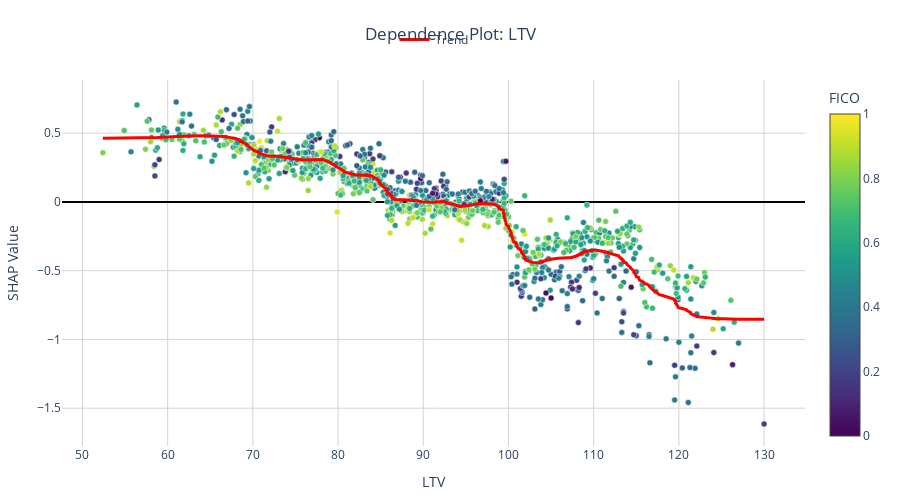

Notebook code for this chart:
### Code cell
# LTV dependence
fig = interp.plot_dependence('LTV')
fig.show()

print("\nInterpretation: How does loan-to-value ratio affect booking?")

### Figure 1 — Plotly figure (JSON) as saved in the notebook; plotly's stock layout.template omitted (floating-point values rounded to 4 significant figures; data arrays with more than 128 entries replaced by an {"elided": "..."} marker saying what was removed)
{"data": [{"hovertemplate": "<b>LTV</b>: %{x:.2f}<br>SHAP: %{y:.4f}<extra></extra>", "marker": {"color": {"elided": "1000 float values"}, "colorbar": {"title": {"text": "FICO"}}, "colorscale": [[0.0, "#440154"], [0.1111, "#482878"], [0.2222, "#3e4989"], [0.3333, "#31688e"], [0.4444, "#26828e"], [0.5556, "#1f9e89"], [0.6667, "#35b779"], [0.7778, "#6ece58"], [0.8889, "#b5de2b"], [1.0, "#fde725"]], "line": {"color": "white", "width": 0.5}, "showscale": true, "size": 6}, "mode": "markers", "showlegend": false, "type": "scatter", "x": {"elided": "1000 float values"}, "y": {"elided": "1000 float values"}}, {"hoverinfo": "skip", "line": {"color": "red", "width": 3}, "mode": "lines", "name": "Trend", "showlegend": true, "type": "scatter", "x": {"elided": "1000 float values"}, "y": {"elided": "1000 float values"}}], "layout": {"height": 500, "hovermode": "closest", "legend": {"orientation": "h", "x": 0.5, "xanchor": "center", "y": 1.15, "yanchor": "top"}, "margin": {"b": 50, "l": 50, "r": 50, "t": 80}, "plot_bgcolor": "white", "title": {"text": "Dependence Plot: LTV", "x": 0.5, "xanchor": "center"}, "xaxis": {"gridcolor": "lightgray", "gridwidth": 1, "showgrid": true, "title": {"text": "LTV"}}, "yaxis": {"gridcolor": "lightgray", "gridwidth": 1, "showgrid": true, "title": {"text": "SHAP Value"}, "zeroline": true, "zerolinecolor": "black", "zerolinewidth": 2}}}
